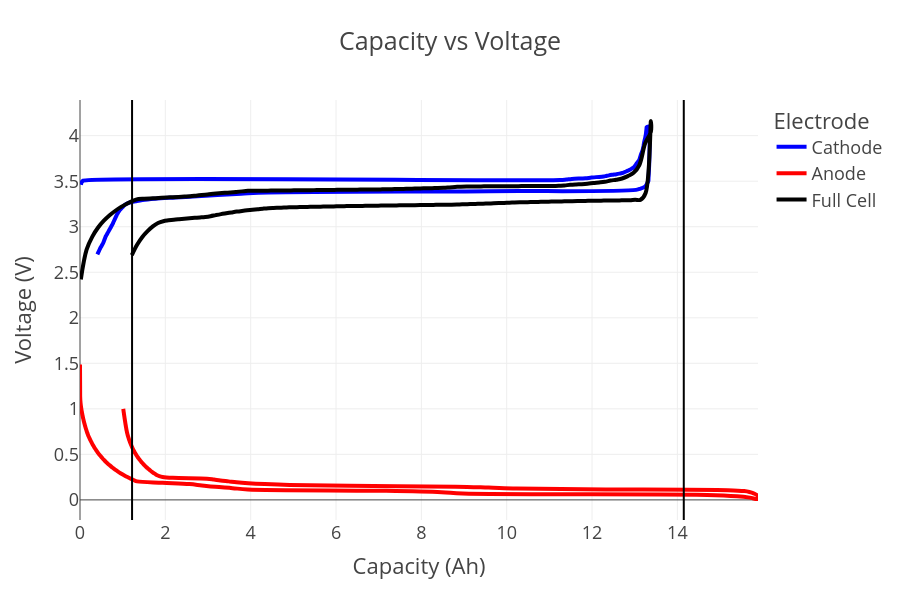

The cell this chart's notebook holds for it:
### Code cell
figure = cell.get_capacity_voltage_plot(width=700, height=600)
figure = cell.get_capacity_voltage_plot(width=900, height=600)
figure.show()

### Figure 1 — Plotly figure (JSON) as saved in the notebook; plotly's stock layout.template omitted (floating-point values rounded to 4 significant figures; data arrays with more than 128 entries replaced by an {"elided": "..."} marker saying what was removed)
{"data": [{"hovertemplate": "Electrode=Cathode<br>Capacity (Ah)=%{x}<br>Voltage (V)=%{y}<extra></extra>", "legendgroup": "Cathode", "line": {"color": "blue", "dash": "solid", "shape": "spline", "width": 4}, "marker": {"symbol": "circle"}, "mode": "lines", "name": "Cathode", "orientation": "v", "showlegend": true, "type": "scatter", "x": {"elided": "200 float values"}, "xaxis": "x", "y": {"elided": "200 float values"}, "yaxis": "y"}, {"hovertemplate": "Electrode=Anode<br>Capacity (Ah)=%{x}<br>Voltage (V)=%{y}<extra></extra>", "legendgroup": "Anode", "line": {"color": "red", "dash": "solid", "shape": "spline", "width": 4}, "marker": {"symbol": "circle"}, "mode": "lines", "name": "Anode", "orientation": "v", "showlegend": true, "type": "scatter", "x": {"elided": "200 float values"}, "xaxis": "x", "y": {"elided": "200 float values"}, "yaxis": "y"}, {"hovertemplate": "Electrode=Full Cell<br>Capacity (Ah)=%{x}<br>Voltage (V)=%{y}<extra></extra>", "legendgroup": "Full Cell", "line": {"color": "black", "dash": "solid", "shape": "spline", "width": 4}, "marker": {"symbol": "circle"}, "mode": "lines", "name": "Full Cell", "orientation": "v", "showlegend": true, "type": "scatter", "x": {"elided": "200 float values"}, "xaxis": "x", "y": {"elided": "200 float values"}, "yaxis": "y"}], "layout": {"height": 600, "legend": {"title": {"text": "Electrode"}, "tracegroupgap": 0}, "shapes": [{"line": {"color": "black", "width": 2}, "type": "line", "x0": 14.15, "x1": 14.15, "xref": "x", "y0": 0, "y1": 1, "yref": "y domain"}, {"line": {"color": "black", "width": 2}, "type": "line", "x0": 1.22, "x1": 1.22, "xref": "x", "y0": 0, "y1": 1, "yref": "y domain"}], "title": {"text": "Capacity vs Voltage"}, "width": 900, "xaxis": {"anchor": "y", "domain": [0, 1], "title": {"text": "Capacity (Ah)"}}, "yaxis": {"anchor": "x", "domain": [0, 1], "title": {"text": "Voltage (V)"}}}}
